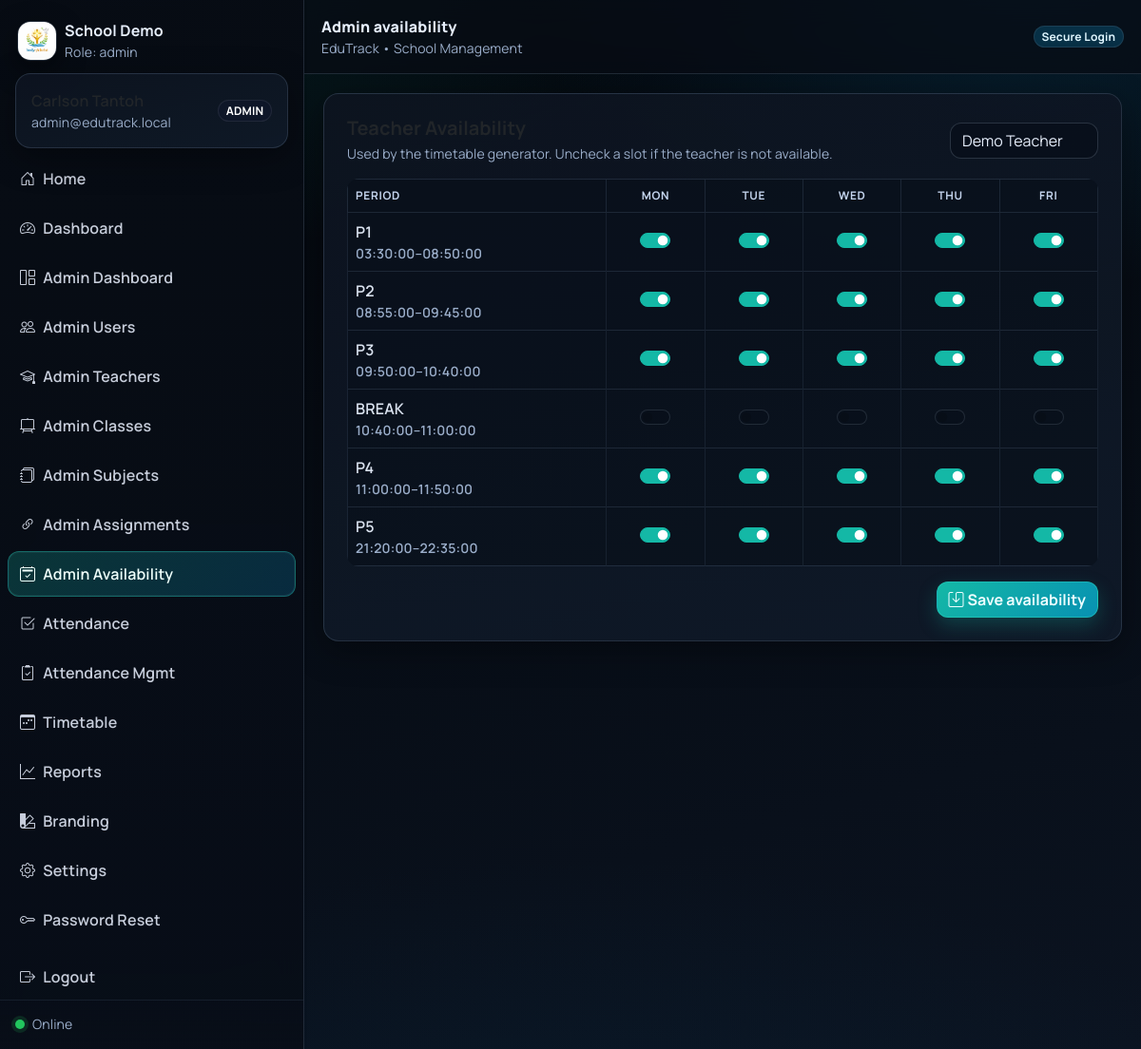
Page /public/index.php?page=admin_availability (signed in) on the committed database.
### tables this page shows
CREATE TABLE `school_settings` (
  `id` int(11) NOT NULL DEFAULT 1,
  `school_name` varchar(190) NOT NULL DEFAULT 'EduTrack School',
  `logo_path` varchar(255) DEFAULT NULL,
  `watermark_path` varchar(255) DEFAULT NULL,
  `currency` varchar(10) NOT NULL DEFAULT 'XAF',
  `timezone` varchar(60) NOT NULL DEFAULT 'Africa/Douala',
  `updated_at` timestamp NOT NULL DEFAULT current_timestamp() ON UPDATE current_timestamp()
);

CREATE TABLE `periods` (
  `id` int(11) NOT NULL,
  `label` varchar(50) NOT NULL,
  `start_time` time NOT NULL,
  `end_time` time NOT NULL,
  `sort_order` int(11) NOT NULL,
  `is_teaching_period` tinyint(1) NOT NULL DEFAULT 1
);

### public/index.php (called while the page is built, shortened)
<?php
require_once __DIR__ . '/../app/db.php';
require_once __DIR__ . '/../app/auth.php';
include __DIR__ . '/../app/layout/header.php';
include __DIR__ . '/../app/layout/sidebar.php';
include __DIR__ . '/../app/pages/' . $page . '.php';
include __DIR__ . '/../app/layout/footer.php';

### app/db.php (called while the page is built, shortened)
<?php
function db(): PDO {
  static $pdo = null;
  if ($pdo) return $pdo;
  $dsn = 'mysql:host=' . DB_HOST . ';dbname=' . DB_NAME . ';charset=utf8mb4';
  $pdo = new PDO($dsn, DB_USER, DB_PASS, [
    PDO::ATTR_ERRMODE => PDO::ERRMODE_EXCEPTION,
    PDO::ATTR_DEFAULT_FETCH_MODE => PDO::FETCH_ASSOC,
  ]);
  return $pdo;
}

### app/auth.php (called while the page is built, shortened)
<?php
require_once __DIR__ . '/db.php';
function current_user(): ?array {
  return $_SESSION['user'] ?? null;
}

### app/pages/admin_availability.php (the view, shortened to what this page needs)
<?php
$teachers = db()->query("SELECT id, full_name FROM users WHERE role='teacher' ORDER BY full_name")->fetchAll();
$periods = db()->query("SELECT * FROM periods ORDER BY sort_order")->fetchAll();
$teacherId = (int)($_GET['teacher_id'] ?? ($teachers[0]['id'] ?? 0));
$days = [
  1=>'Mon',2=>'Tue',3=>'Wed',4=>'Thu',5=>'Fri'
];
$existing = [];
?>
<div class="card card-soft">
  <div class="card-body p-4">
    <div class="d-flex align-items-center justify-content-between flex-wrap gap-2">
      <div>
        <div class="h5 fw-bold mb-1">Teacher Availability</div>
        <div class="text-muted small">Used by the timetable generator. Uncheck a slot if the teacher is not available.</div>
      </div>
      <form class="d-flex gap-2 align-items-center" method="get" action="<?= BASE_URL ?>/index.php">
        <select class="form-select" name="teacher_id" onchange="this.form.submit()">
          <?php foreach($teachers as $t): ?>
            <option value="<?= (int)$t['id'] ?>" <?= ($teacherId===(int)$t['id'])?'selected':'' ?>><?= htmlspecialchars($t['full_name']) ?></option>
          <?php endforeach; ?>
        </select>
      </form>
    </div>
    <?php if (!$teacherId): ?>
      <div class="alert alert-warning mt-3">No teachers found. Create teacher users first.</div>
    <?php else: ?>
      <form class="mt-3" data-api="<?= BASE_URL ?>/app/api/availability_save.php">
        <div class="table-responsive">
          <table class="table table-dark table-bordered align-middle">
            <thead class="text-muted">
              <tr>
                <th>Period</th>
                <?php foreach($days as $d): ?><th class="text-center"><?= $d ?></th><?php endforeach; ?>
              </tr>
            </thead>
            <tbody>
              <?php foreach($periods as $p): ?>
                <tr>
                  <td class="fw-semibold">
                    <?= htmlspecialchars($p['label']) ?>
                    <div class="text-muted small"><?= htmlspecialchars($p['start_time']) ?>–<?= htmlspecialchars($p['end_time']) ?></div>
                  </td>
                  <?php foreach($days as $dow=>$label):
                    $key = $dow . '-' . $p['id'];
                    $val = $existing[$key] ?? 1;
                    $disabled = ((int)$p['is_teaching_period']===0) ? 'disabled' : '';
                    $checked = ((int)$p['is_teaching_period']===0) ? '' : (($val===1)?'checked':'');
                  ?>
                    <td class="text-center">
                      <div class="form-check form-switch d-flex justify-content-center">
                        <input class="form-check-input" type="checkbox" name="slot_<?= $dow ?>_<?= (int)$p['id'] ?>" <?= $checked ?> <?= $disabled ?>>
                      </div>
                    </td>
                  <?php endforeach; ?>
                </tr>
              <?php endforeach; ?>
            </tbody>
          </table>
        </div>
        <div class="d-flex justify-content-end">
          <button class="btn btn-primary" type="submit"><i class="bi bi-save me-1"></i>Save availability</button>
        </div>
      </form>
    <?php endif; ?>
  </div>
</div>

### app/layout/sidebar.php (shortened to what this page needs)
<?php
$u = current_user();
$role = $u['role'] ?? 'guest';
$page = $_GET['page'] ?? 'dashboard';
$menus = [
  'admin' => [
    ['Home','home','bi-house-door'],
    ['Dashboard','dashboard','bi-speedometer2'],
    ['Admin Dashboard','admin_dashboard','bi-grid-1x2'],
    ['Admin Users','admin_users','bi-people'],
    ['Admin Teachers','admin_teachers','bi-mortarboard'],
    ['Admin Classes','admin_classes','bi-easel2'],
    ['Admin Subjects','admin_subjects','bi-journals'],
    ['Admin Assignments','admin_assignments','bi-link-45deg'],
    ['Admin Availability','admin_availability','bi-calendar2-check'],
    ['Attendance','attendance','bi-check2-square'],
    ['Attendance Mgmt','attendance_management','bi-clipboard2-check'],
    ['Timetable','timetable','bi-calendar3-week'],
    ['Reports','reports','bi-graph-up'],
    ['Branding','branding','bi-palette2'],
    ['Settings','settings','bi-gear'],
    ['Password Reset','password_reset','bi-key']
  ],
  'principal' => [
    ['Home','home','bi-house-door'],
    ['Dashboard','dashboard','bi-speedometer2'],
    ['Teachers','admin_teachers','bi-mortarboard'],
    ['Attendance Validation','attendance','bi-shield-check'],
    ['Attendance Mgmt','attendance_management','bi-clipboard2-check'],
    ['Timetable','timetable','bi-calendar3-week'],
    ['Reports','reports','bi-graph-up'],
  ],
  'teacher' => [
    ['Home','home','bi-house-door'],
    ['Dashboard','dashboard','bi-speedometer2'],
    ['Teacher Portal','teacher_portal','bi-person-lines-fill'],
    ['My Timetable','timetable','bi-calendar3-week'],
    ['My Reports','reports','bi-file-earmark-text'],
  ],
  'prefect' => [
    ['Home','home','bi-house-door'],
    ['Record Attendance','attendance','bi-check2-square'],
    ['Class Timetable','timetable','bi-calendar3-week'],
  ],
];
$links = $menus[$role] ?? [];
$settings = db()->query("SELECT * FROM school_settings WHERE id=1")->fetch() ?: [
  'school_name' => APP_NAME,
  'logo_path' => null,
  'currency' => 'XAF',
  'timezone' => 'Africa/Douala',
];
$logo = $settings['logo_path']
  ? (BASE_URL . '/' . ltrim((string)$settings['logo_path'], '/'))
  : (BASE_URL . '/assets/img/logo.svg');
?>
<nav class="sidebar shadow-sm">
  <div class="sidebar-brand d-flex align-items-center gap-2">
    <img src="<?= htmlspecialchars($logo) ?>" alt="logo" style="width:42px;height:42px;border-radius:14px;">
    <div>
      <div class="fw-bold"><?= htmlspecialchars($settings['school_name'] ?? APP_NAME) ?></div>
      <div class="text-muted small">Role: <?= htmlspecialchars($role) ?></div>
    </div>
  </div>
  <?php if ($u): ?>
  <div class="px-3 pb-2">
    <div class="card card-soft">
      <div class="card-body py-3">
        <div class="d-flex align-items-center justify-content-between">
          <div>
            <div class="fw-semibold"><?= htmlspecialchars($u['full_name']) ?></div>
            <div class="text-muted small"><?= htmlspecialchars($u['email']) ?></div>
          </div>
          <span class="badge rounded-pill text-bg-dark"><?= strtoupper(htmlspecialchars($role)) ?></span>
        </div>
      </div>
    </div>
  </div>
  <?php endif; ?>
  <div class="px-2">
    <div class="nav flex-column nav-pills gap-1">
      <?php foreach ($links as [$label,$p,$icon]): ?>
        <a class="nav-link <?= ($page === $p) ? 'active' : '' ?>"
           href="<?= BASE_URL ?>/index.php?page=<?= $p ?>">
          <i class="bi <?= $icon ?> me-2"></i><?= htmlspecialchars($label) ?>
        </a>
      <?php endforeach; ?>
      <?php if ($u): ?>
        <a class="nav-link mt-2" href="<?= BASE_URL ?>/index.php?page=logout">
          <i class="bi bi-box-arrow-right me-2"></i>Logout
        </a>
      <?php endif; ?>
    </div>
  </div>
  <div class="sidebar-footer px-3">
    <div id="netStatus" class="small text-muted d-flex align-items-center gap-2">
      <span class="status-dot"></span>
      <span>Checking connection...</span>
    </div>
  </div>
</nav>
<main class="main">
  <header class="topbar">
    <div class="d-flex align-items-center justify-content-between gap-3">
      <div class="d-flex align-items-center gap-2">
        <div>
          <div class="fw-bold"><?= htmlspecialchars(ucfirst(str_replace('_',' ', $page))) ?></div>
          <div class="text-muted small"><?= APP_NAME ?> • School Management</div>
        </div>
      </div>
      <div class="d-flex align-items-center gap-2">
        <span class="badge rounded-pill text-bg-secondary d-none d-md-inline">Secure Login</span>
      </div>
    </div>
  </header>
  <section class="content container-fluid">

### rows in the picture
school_settings: logo_path (picture), school_name "School Demo"
periods: label "P1", start_time "03:30:00", end_time "08:50:00"
periods: label "P2", start_time "08:55:00", end_time "09:45:00"
periods: label "P3", start_time "09:50:00", end_time "10:40:00"
periods: label "BREAK", start_time "10:40:00", end_time "11:00:00"
periods: label "P4", start_time "11:00:00", end_time "11:50:00"
periods: label "P5", start_time "21:20:00", end_time "22:35:00"

### other values in the picture
$role "admin"
$u['email'] "admin@edutrack.local"
$role "ADMIN"
$label "Home"
$label "Dashboard"
$label "Admin Dashboard"
$label "Admin Users"
$label "Admin Teachers"
$label "Admin Classes"
$label "Admin Subjects"
$label "Admin Assignments"
$label "Admin Availability"
$label "Attendance"
$label "Attendance Mgmt"
$label "Timetable"
